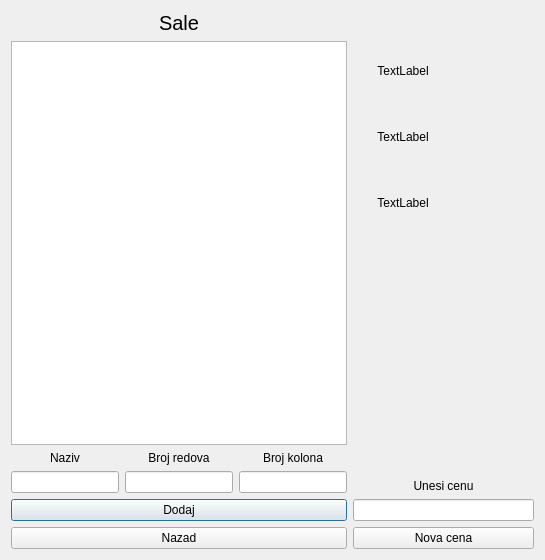
<?xml version="1.0" encoding="UTF-8"?>
<ui version="4.0">
 <class>AddHall</class>
 <widget class="QDialog" name="AddHall">
  <property name="geometry">
   <rect>
    <x>0</x>
    <y>0</y>
    <width>545</width>
    <height>560</height>
   </rect>
  </property>
  <property name="windowTitle">
   <string>Dialog</string>
  </property>
  <layout class="QGridLayout" name="gridLayout">
   <item row="0" column="0">
    <widget class="QLabel" name="label">
     <property name="font">
      <font>
       <pointsize>15</pointsize>
      </font>
     </property>
     <property name="text">
      <string>Sale</string>
     </property>
     <property name="alignment">
      <set>Qt::AlignCenter</set>
     </property>
    </widget>
   </item>
   <item row="1" column="0">
    <layout class="QVBoxLayout" name="verticalLayout_4">
     <item>
      <widget class="QTableWidget" name="tableWidget"/>
     </item>
     <item>
      <layout class="QHBoxLayout" name="horizontalLayout">
       <item>
        <layout class="QVBoxLayout" name="verticalLayout_2">
         <item>
          <widget class="QLabel" name="label_HallName">
           <property name="text">
            <string>Naziv</string>
           </property>
           <property name="alignment">
            <set>Qt::AlignCenter</set>
           </property>
          </widget>
         </item>
         <item>
          <widget class="QLineEdit" name="lineEdit_HallName"/>
         </item>
        </layout>
       </item>
       <item>
        <layout class="QVBoxLayout" name="verticalLayout">
         <item>
          <widget class="QLabel" name="label_Row">
           <property name="text">
            <string>Broj redova</string>
           </property>
           <property name="alignment">
            <set>Qt::AlignCenter</set>
           </property>
          </widget>
         </item>
         <item>
          <widget class="QLineEdit" name="lineEdit_Row"/>
         </item>
        </layout>
       </item>
       <item>
        <layout class="QVBoxLayout" name="verticalLayout_3">
         <item>
          <widget class="QLabel" name="label_Col">
           <property name="text">
            <string>Broj kolona</string>
           </property>
           <property name="alignment">
            <set>Qt::AlignCenter</set>
           </property>
          </widget>
         </item>
         <item>
          <widget class="QLineEdit" name="lineEdit_Col"/>
         </item>
        </layout>
       </item>
      </layout>
     </item>
     <item>
      <layout class="QHBoxLayout" name="horizontalLayout_2">
       <item>
        <widget class="QPushButton" name="pushButton_Add">
         <property name="text">
          <string>Dodaj</string>
         </property>
        </widget>
       </item>
      </layout>
     </item>
    </layout>
   </item>
   <item row="1" column="1">
    <layout class="QVBoxLayout" name="verticalLayout_6">
     <property name="sizeConstraint">
      <enum>QLayout::SetFixedSize</enum>
     </property>
     <item>
      <widget class="QLabel" name="label_Sunday">
       <property name="sizePolicy">
        <sizepolicy hsizetype="Fixed" vsizetype="Fixed">
         <horstretch>0</horstretch>
         <verstretch>0</verstretch>
        </sizepolicy>
       </property>
       <property name="minimumSize">
        <size>
         <width>100</width>
         <height>60</height>
        </size>
       </property>
       <property name="maximumSize">
        <size>
         <width>50</width>
         <height>16777215</height>
        </size>
       </property>
       <property name="text">
        <string>TextLabel</string>
       </property>
       <property name="alignment">
        <set>Qt::AlignCenter</set>
       </property>
      </widget>
     </item>
     <item>
      <widget class="QLabel" name="label_Saturday">
       <property name="sizePolicy">
        <sizepolicy hsizetype="Fixed" vsizetype="Fixed">
         <horstretch>0</horstretch>
         <verstretch>0</verstretch>
        </sizepolicy>
       </property>
       <property name="minimumSize">
        <size>
         <width>100</width>
         <height>60</height>
        </size>
       </property>
       <property name="maximumSize">
        <size>
         <width>50</width>
         <height>16777215</height>
        </size>
       </property>
       <property name="text">
        <string>TextLabel</string>
       </property>
       <property name="alignment">
        <set>Qt::AlignCenter</set>
       </property>
      </widget>
     </item>
     <item>
      <widget class="QLabel" name="label_Standard">
       <property name="sizePolicy">
        <sizepolicy hsizetype="Fixed" vsizetype="Fixed">
         <horstretch>0</horstretch>
         <verstretch>0</verstretch>
        </sizepolicy>
       </property>
       <property name="minimumSize">
        <size>
         <width>100</width>
         <height>60</height>
        </size>
       </property>
       <property name="maximumSize">
        <size>
         <width>50</width>
         <height>16777215</height>
        </size>
       </property>
       <property name="text">
        <string>TextLabel</string>
       </property>
       <property name="alignment">
        <set>Qt::AlignCenter</set>
       </property>
      </widget>
     </item>
     <item>
      <spacer name="verticalSpacer">
       <property name="orientation">
        <enum>Qt::Vertical</enum>
       </property>
       <property name="sizeHint" stdset="0">
        <size>
         <width>20</width>
         <height>40</height>
        </size>
       </property>
      </spacer>
     </item>
     <item>
      <layout class="QVBoxLayout" name="verticalLayout_8">
       <property name="sizeConstraint">
        <enum>QLayout::SetFixedSize</enum>
       </property>
       <item>
        <widget class="QLabel" name="label_2">
         <property name="text">
          <string>Unesi cenu</string>
         </property>
         <property name="alignment">
          <set>Qt::AlignCenter</set>
         </property>
        </widget>
       </item>
       <item>
        <widget class="QLineEdit" name="lineEdit_Price"/>
       </item>
      </layout>
     </item>
    </layout>
   </item>
   <item row="2" column="0">
    <widget class="QPushButton" name="pushButton_Back">
     <property name="text">
      <string>Nazad</string>
     </property>
    </widget>
   </item>
   <item row="2" column="1">
    <widget class="QPushButton" name="pushButton_setPrice">
     <property name="text">
      <string>Nova cena</string>
     </property>
    </widget>
   </item>
  </layout>
 </widget>
 <resources/>
 <connections/>
</ui>
